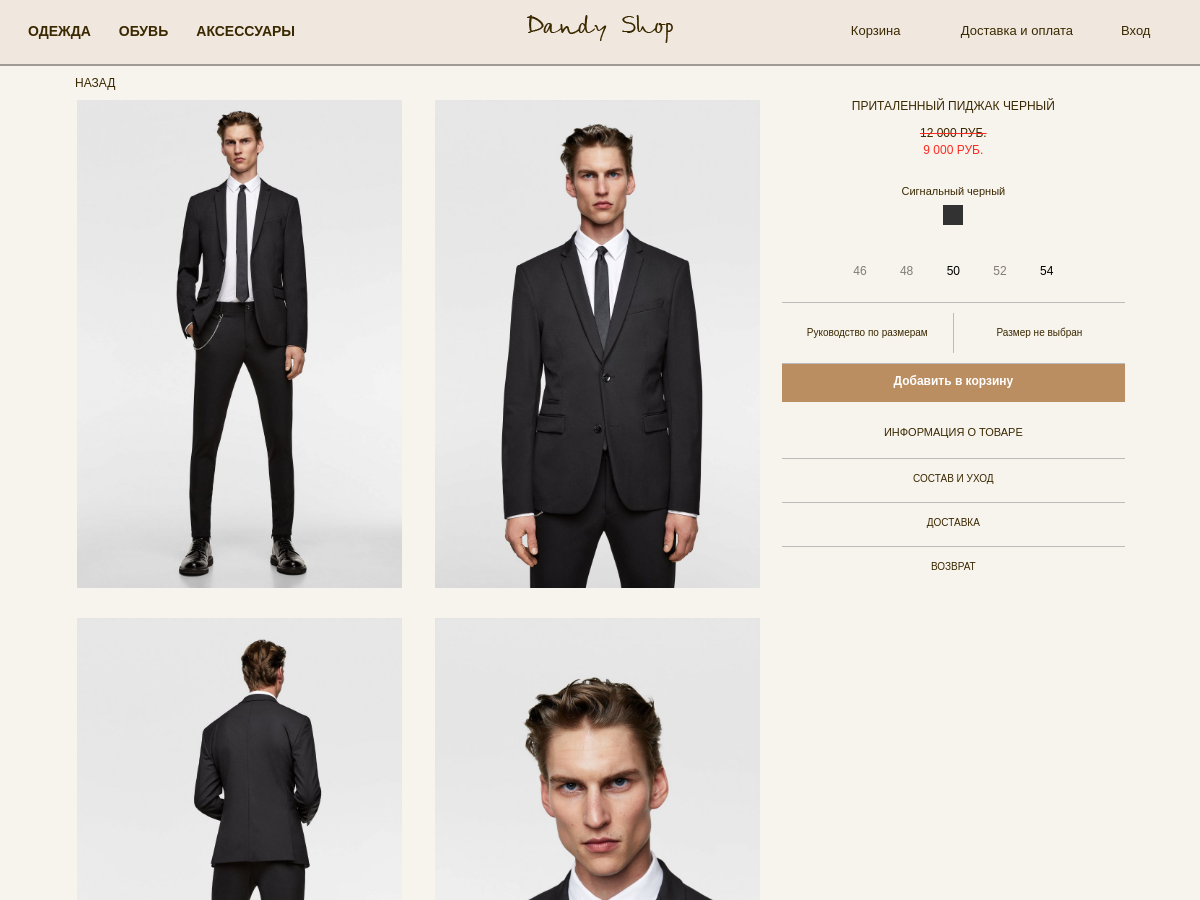
The app's page /product/17/ (upper part), older data.
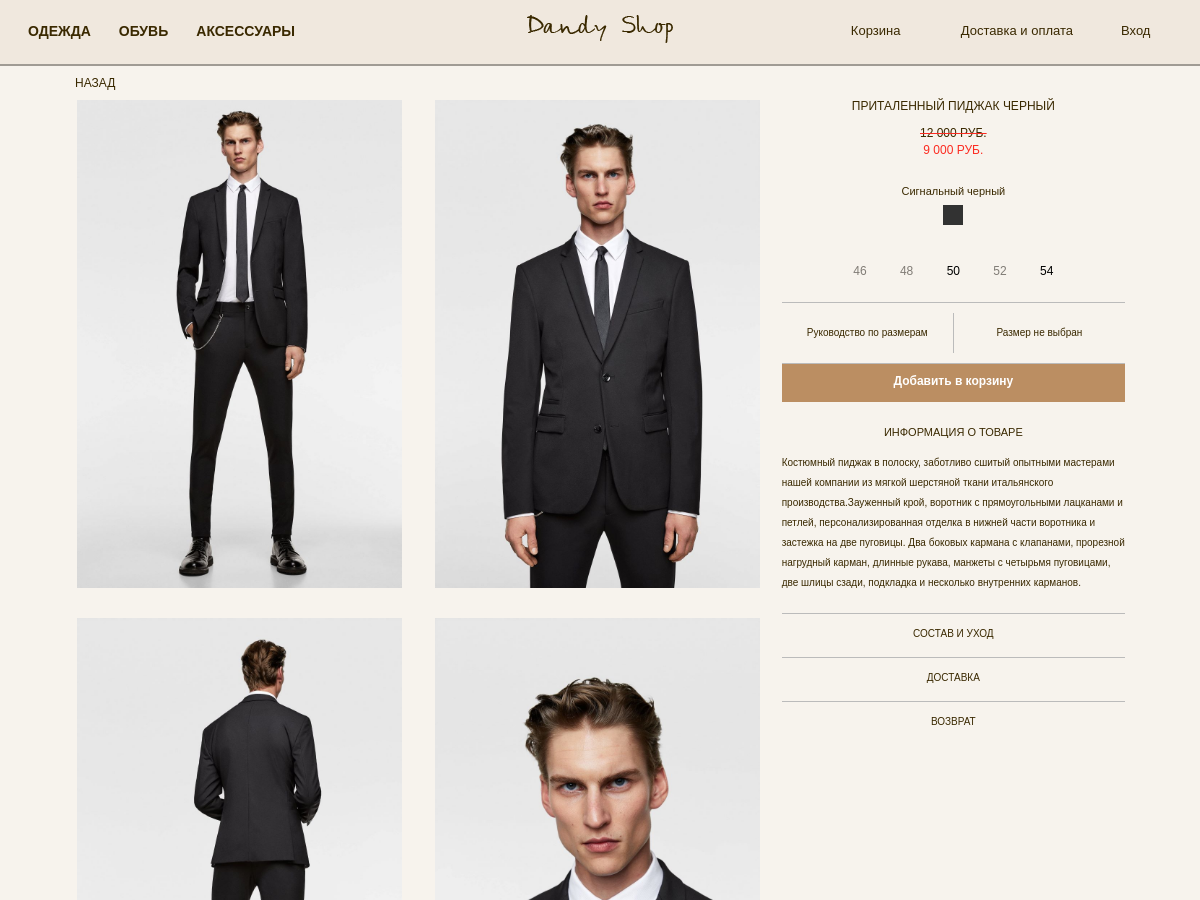
The same page, newer data.
### productApp/models.py (models this page shows, shortened)
class ImageProduct(models.Model):
    fk_product = models.ForeignKey(
        Product, on_delete=models.CASCADE, related_name='images_product')
    image = models.ImageField(
        blank=True, upload_to='imagesProduct')

class Product(models.Model):
    fk_subcatalog = models.ForeignKey(
        Subcatalog, on_delete=models.SET_NULL, related_name='products',
        null=True
    )
    name = models.CharField(max_length=100)
    description = models.TextField(blank=True)
    price = models.PositiveIntegerField(default=0)
    old_price = models.PositiveIntegerField(default=0, blank=True)
    new = models.BooleanField(default=False, blank=True)

class ProductJoinColor(models.Model):
    fk_color_product = models.ForeignKey(
        ColorProduct, on_delete=models.SET_NULL, related_name='product_join_color',
        null=True
    )
    fk_product = models.ForeignKey(
        Product, on_delete=models.SET_NULL, related_name='product_join_color',
        null=True
    )

class ColorProduct(models.Model):
    name = models.CharField(max_length=50)
    color = models.CharField(max_length=20)

class CountProduct(models.Model):
    fk_product = models.ForeignKey(
        Product, on_delete=models.CASCADE, related_name='counts')
    fk_size = models.ForeignKey(
        SizeProduct, on_delete=models.CASCADE, related_name='counts')
    count = models.PositiveIntegerField(default=100)
    class Meta:
        ordering = ['fk_size']

class SizeProduct(models.Model):
    size = models.IntegerField()
    def __str__(self):
        return str(self.size)

### productApp/views.py (the view)
# urls.py: re_path(r'(?P<product_id>\d+)/$', views.product_detail, name='product'),
def product_detail(request, product_id):
    template = 'productApp/product.html'
    product = get_object_or_404(Product, id=product_id)
    context = {
        'product': product,
    }
    return render(request, template, context)

### main/context_processors.py (called while the page is built)
def get_subcatalog_state(request):
    def get_subcatalog(id_catalog, flag=False):
        arr = []
        clothes = Subcatalog.objects.filter(fk_catalog_id=id_catalog)
        for x in clothes:
            if flag:
                products = Product.objects.filter(fk_subcatalog_id=x, new=True)
            else:
                products = Product.objects.filter(fk_subcatalog_id=x, old_price__gt=0)
            if products:
                arr.append((x.id, x.name))
        return arr
    context = {
        'clothes_sale': get_subcatalog('1'),
        'shoes_sale': get_subcatalog('2'),
        'accessories_sale': get_subcatalog('3'),
        'clothes_new': get_subcatalog('1', True),
        'shoes_new': get_subcatalog('2', True),
        'accessories_new': get_subcatalog('3', True),
    }
    return context

### orderApp/context_processors.py (called while the page is built)
def get_order(request):
    return {
        'order_len': Order(request).__len__(),
    }

### orderApp/order.py (called while the page is built)
    def __len__(self):
        return sum(item['count'] for item in self.order.values())

### productApp/templates/productApp/product.html (shortened to what this page needs)
{% extends 'base_template.html' %}
{% load staticfiles %}
{% load humanize %}
{% block style %}
    <link rel='stylesheet' href='{% static 'productApp/css/product_style.css' %}'>
    <link rel="stylesheet" href="{% static 'orderApp/css/window_done_added_style.css' %}">
{% endblock %}
{% block context %}
    <section class="back">
        <div class="container-2">
            <a href="javascript:history.go(-1)">Назад</a>
        </div>
    </section>
    <section class="product">
        <div class="container-2">
            <div class="block_product">
                <div class="tile_images">
                    {% for image in product.images_product.all %}
                        <img src="{{ image.image.url }}" alt="">
                    {% endfor %}
                </div>
                <div class="block_text">
                    <form method="get">
                        <div class="block_name_price">
                            <h2>{{ product.name }}</h2>
                            {% if product.old_price %}
                                <div class="sale">
                                    <h3>{{ product.old_price|intcomma }} руб.</h3>
                                    <h2>{{ product.price|intcomma }} руб.</h2>
                                </div>
                            {% else %}
                                <h2>{{ product.price|intcomma }} руб.</h2>
                            {% endif %}
                        </div>
                        <div class="squares_color">
                            {% for colors in product.product_join_color.all %}
                                <div class="block_color">
                                    <h3 class="text_color">
                                        {{ colors.fk_color_product.name }}
                                    </h3>
                                    <div class="square_color"
                                        style="background: {{ colors.fk_color_product.color }};"
                                    ></div>
                                </div>
                            {% endfor %}
                        </div>
                        <div class="block_size">
                            {% ifequal product.counts.all|length 1 %}
                                <span>Единый </span>
                                <input type="hidden" name="count_id"
                                       value="{{ product.counts.first.id }}">
                            {% else %}
                                {% for count in product.counts.all %}
                                    {% ifnotequal count.count 0 %}
                                        <label>
                                            <span>{{ count.fk_size }}</span>
                                        </label>
                                    {% else %}
                                        <span class="block_disabled">{{ count.fk_size }}</span>
                                    {% endifnotequal %}
                                {% endfor %}
                            {% endifequal %}
                        </div>
                        <div class="block_size_description">
                            <h4 id="window_size_open">Руководство по размерам</h4>
                            {% ifequal product.counts.all|length 1 %}
                                <h4>Размер выбран</h4>
                            {% else %}
                                <h4 id="size_value">Размер не выбран</h4>
                            {% endifequal %}
                        </div>
                        <button class="link_button add_product" type="submit">Добавить в корзину</button>
                        <div class="block_description">
                            <h3>Информация о товаре</h3>
                            <p>{{ product.description }}</p>
                        </div>
                        <div class="block_link_more">
                            <a href="#">Состав и уход</a>
                            <a href="{% url 'main:delivery_pay' %}">Доставка</a>
                            <a href="{% url 'main:delivery_pay' %}">Возврат</a>
                        </div>
                    </form>
                </div>
            </div>
        </div>
    </section>
{% endblock %}

### templates/base_template.html (shortened to what this page needs)
{% load staticfiles %}
<!DOCTYPE html>
<html lang='ru'>
<head>
	<link rel="stylesheet" href={% static 'css/reset.css' %}>
    <link rel="stylesheet" href="{% static 'css/base_style.css' %}">
    <link rel="stylesheet" href={% static 'accountApp/css/login_style.css' %}>
    <link rel="stylesheet" href="{% static 'accountApp/css/signup_style.css' %}">
    {% block style %}{% endblock %}
</head>
<body>
	<header class="header">
		<div class="container">
			<div class="main">
				<nav class="menu catalog">
					<ul>
						<li>
							<a>Одежда</a>
						</li>
						<li>
							<a>Обувь</a>
						</li>
						<li>
							<a>Аксессуары</a>
						</li>
					</ul>
				</nav>
				<a href="{% url 'main:index' %}" class="logo"><img src={% static 'images/logo.png' %} alt="DandyShop"></a>
				<nav class="menu navigation">
					<ul>
						<li>
                            <a href="{% url 'orderApp:order_detail' %}">
                                Корзина
                            </a>
                        </li>
						<li><a href="{% url 'main:delivery_pay' %}">Доставка и оплата</a></li>
                            <span class="block_account">
                                {% if user.is_authenticated %}
                                    <li><a href="{% url 'accountApp:logout' %}">Выход</a></li>
                                {% else %}
                                     <li><a class="login_form_open">Вход</a></li>
                                {% endif %}
                            </span>
					</ul>
				</nav>
			</div>
		</div>
	</header>
    <section class="void_for_header"></section>
	{% block context %}{% endblock %}
</body>
</html>

### static/css/base_style.css (style rules this page uses)
body { font-family: "century gothic", sans-serif; color: #3a2900; background-color: #f7f3ed; }
.container { max-width: 1200px; margin: 0 auto; }
.header { top: 0; width: 100%; position: fixed; z-index: 10; background: #f0e8de; border-bottom: 2px solid #a09b94; }
.main { padding: 15px 0 18px; display: flex; align-items: center; }
.menu > ul { display: flex; }
.menu a { padding: 5px 14px 10px; margin-bottom: 5px; text-decoration: none; color: #3a2900; }
.catalog { flex: 4; font-size: 14px; font-weight: bold; text-transform: uppercase; }
.catalog ul li > a { cursor: default; }
.catalog ul > li:first-child { margin-left: 14px; }
.logo { flex: 1; text-align: center; }
.navigation { flex: 4; font-size: 13px; }
.navigation ul { justify-content: flex-end; }
.navigation ul li { margin-left: 20px; }
.navigation ul li:first-child { width: 100px; }
.navigation ul li:first-child a { padding-right: 3px; }
.navigation ul li:nth-child(2) { margin-left: 10px; }
.navigation ul li:last-child { margin-right: 28px; width: 65px; }
.login_form_open { cursor: pointer; }
.void_for_header { height: 64px; }

### productApp/static/productApp/css/product_style.css (style rules this page uses)
.container-2 { max-width: 1050px; margin: 0 auto; }
.back { margin: 10px 0; }
.back a { font-size: 12px; color: #3a2900; text-decoration: none; text-transform: uppercase; }
.block_product { display: grid; grid-template-columns: 2fr 1fr; grid-column-gap: 20px; justify-content: space-between; }
.tile_images { display: grid; grid-template-columns: 1fr 1fr; justify-items: center; grid-column-gap: 30px; grid-row-gap: 30px; justify-content: space-between; }
.tile_images img { width: 325px; }
.block_name_price { font-size: 12px; color: #3a2900; text-transform: uppercase; text-align: center; }
.block_name_price h2 { margin-bottom: 15px; }
.sale h3 { text-decoration: #fc2c22 line-through; margin-bottom: 5px; }
.sale h2 { color: #fc2c22; }
.squares_color { display: flex; justify-content: center; }
.block_color { margin: 15px 15px; }
.text_color { font-size: 11px; color: #3a2900; margin-bottom: 8px; }
.square_color { height: 20px; width: 20px; margin: 0 auto; }
.block_size { font-size: 12px; color: #000; margin: 25px 0; text-align: center; }
.block_size input[type='radio'] + span { cursor: pointer; }
.block_size span { margin: 0 15px; padding: 3px 0; }
.block_disabled { color: #807c76; cursor: default; }
.block_size_description { display: flex; font-size: 10px; border-top: 1px solid #bbb; border-bottom: 1px solid #bbb; text-align: center; }
.block_size_description h4 { flex: 1; text-align: center; padding: 15px 0; margin: 10px 0; }
.block_size_description h4:first-child { border-right: 1px solid #bbb; cursor: pointer; }
.link_button { border: none; width: 100%; font-size: 12px; font-weight: bold; color: #fff; background: #bb8e62; padding: 10px 0 14px; cursor: pointer; text-align: center; }
.block_description { margin-bottom: 20px; }
.block_description h3 { font-size: 11px; text-transform: uppercase; margin: 25px 0 15px; text-align: center; }
.block_description p { line-height: 20px; font-size: 10px; text-align: left; }
.block_link_more a { font-size: 10px; display: block; color: #3a2900; text-transform: uppercase; text-decoration: none; border-top: 1px solid #bbb; padding: 15px 0; margin-bottom: 3px; text-align: center; }

Row changes from the older to the newer data that the page shows:
changed Product "ПРИТАЛЕННЫЙ ПИДЖАК ЧЕРНЫЙ": description (not shown) → "Костюмный пиджак в полоску, заботливо сшитый опытными мастерами нашей компании из мягкой шерстяной ткани итальянского производства.Зауженный крой, воротник с прямоугольными лацканами и петлей, персонализированная отделка в нижней части воротника и застежка на две пуговицы. Два боковых кармана с клапанами, прорезной нагрудный карман, длинные рукава, манжеты с четырьмя пуговицами, две шлицы сзади, подкладка и несколько внутренних карманов."
